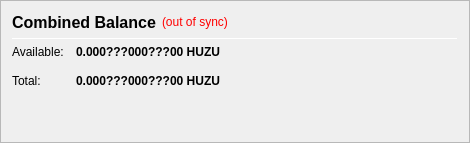
                   <widget class="QFrame" name="frame_CombinedBalances">
                    <property name="minimumSize">
                     <size>
                      <width>470</width>
                      <height>0</height>
                     </size>
                    </property>
                    <property name="frameShape">
                     <enum>QFrame::StyledPanel</enum>
                    </property>
                    <property name="frameShadow">
                     <enum>QFrame::Raised</enum>
                    </property>
                    <layout class="QVBoxLayout" name="verticalLayout_5">
                     <item>
                      <layout class="QHBoxLayout" name="horizontalLayout_5" stretch="0,0,0">
                       <item>
                        <widget class="QLabel" name="label_5z">
                         <property name="minimumSize">
                          <size>
                           <width>0</width>
                           <height>20</height>
                          </size>
                         </property>
                         <property name="font">
                          <font>
                           <pointsize>12</pointsize>
                           <weight>75</weight>
                           <bold>true</bold>
                          </font>
                         </property>
                         <property name="toolTip">
                          <string>Combined Balance (including unconfirmed and immature coins)</string>
                         </property>
                         <property name="text">
                          <string>Combined Balance</string>
                         </property>
                        </widget>
                       </item>
                       <item>
                        <widget class="QLabel" name="labelWalletStatus">
                         <property name="cursor">
                          <cursorShape>WhatsThisCursor</cursorShape>
                         </property>
                         <property name="toolTip">
                          <string>The displayed information may be out of date. Your wallet automatically synchronizes with the HUZU network after a connection is established, but this process has not completed yet.</string>
                         </property>
                         <property name="styleSheet">
                          <string notr="true">QLabel { color: red; }</string>
                         </property>
                         <property name="text">
                          <string notr="true">(out of sync)</string>
                         </property>
                         <property name="alignment">
                          <set>Qt::AlignLeading|Qt::AlignLeft|Qt::AlignVCenter</set>
                         </property>
                        </widget>
                       </item>
                       <item>
                        <spacer name="horizontalSpacer_1">
                         <property name="orientation">
                          <enum>Qt::Horizontal</enum>
                         </property>
                         <property name="sizeHint" stdset="0">
                          <size>
                           <width>40</width>
                           <height>20</height>
                          </size>
                         </property>
                        </spacer>
                       </item>
                      </layout>
                     </item>
                     <item>
                      <widget class="Line" name="line_CombinedBalance">
                       <property name="minimumSize">
                        <size>
                         <width>0</width>
                         <height>1</height>
                        </size>
                       </property>
                       <property name="maximumSize">
                        <size>
                         <width>16777215</width>
                         <height>1</height>
                        </size>
                       </property>
                       <property name="orientation">
                        <enum>Qt::Horizontal</enum>
                       </property>
                      </widget>
                     </item>
                     <item>
                      <layout class="QGridLayout" name="gridLayout_3">
                       <property name="spacing">
                        <number>12</number>
                       </property>
                       <item row="1" column="0">
                        <widget class="QLabel" name="labelBalanceTextz">
                         <property name="text">
                          <string>Available:</string>
                         </property>
                        </widget>
                       </item>
                       <item row="1" column="1">
                        <widget class="QLabel" name="labelBalancez">
                         <property name="font">
                          <font>
                           <weight>75</weight>
                           <bold>true</bold>
                          </font>
                         </property>
                         <property name="cursor">
                          <cursorShape>IBeamCursor</cursorShape>
                         </property>
                         <property name="toolTip">
                          <string>Your current spendable balance</string>
                         </property>
                         <property name="text">
                          <string notr="true">0.000???000???00 HUZU</string>
                         </property>
                         <property name="alignment">
                          <set>Qt::AlignRight|Qt::AlignTrailing|Qt::AlignVCenter</set>
                         </property>
                         <property name="textInteractionFlags">
                          <set>Qt::LinksAccessibleByMouse|Qt::TextSelectableByKeyboard|Qt::TextSelectableByMouse</set>
                         </property>
                        </widget>
                       </item>
                       <item row="2" column="0">
                        <widget class="QLabel" name="labelTotalTextz">
                         <property name="text">
                          <string>Total:</string>
                         </property>
                        </widget>
                       </item>
                       <item row="2" column="1">
                        <widget class="QLabel" name="labelTotalz">
                         <property name="font">
                          <font>
                           <weight>75</weight>
                           <bold>true</bold>
                          </font>
                         </property>
                         <property name="cursor">
                          <cursorShape>IBeamCursor</cursorShape>
                         </property>
                         <property name="toolTip">
                          <string>Total Balance, including all unavailable coins.</string>
                         </property>
                         <property name="text">
                          <string notr="true">0.000???000???00 HUZU</string>
                         </property>
                         <property name="alignment">
                          <set>Qt::AlignRight|Qt::AlignTrailing|Qt::AlignVCenter</set>
                         </property>
                         <property name="textInteractionFlags">
                          <set>Qt::LinksAccessibleByMouse|Qt::TextSelectableByKeyboard|Qt::TextSelectableByMouse</set>
                         </property>
                        </widget>
                       </item>
                       <item row="2" column="3">
                        <spacer name="horizontalSpacer_2">
                         <property name="orientation">
                          <enum>Qt::Horizontal</enum>
                         </property>
                         <property name="sizeHint" stdset="0">
                          <size>
                           <width>40</width>
                           <height>20</height>
                          </size>
                         </property>
                        </spacer>
                       </item>
                      </layout>
                     </item>
                     <item>
                      <spacer name="verticalSpacer_1">
                       <property name="orientation">
                        <enum>Qt::Vertical</enum>
                       </property>
                       <property name="sizeHint" stdset="0">
                        <size>
                         <width>20</width>
                         <height>40</height>
                        </size>
                       </property>
                      </spacer>
                     </item>
                    </layout>
                   </widget>
